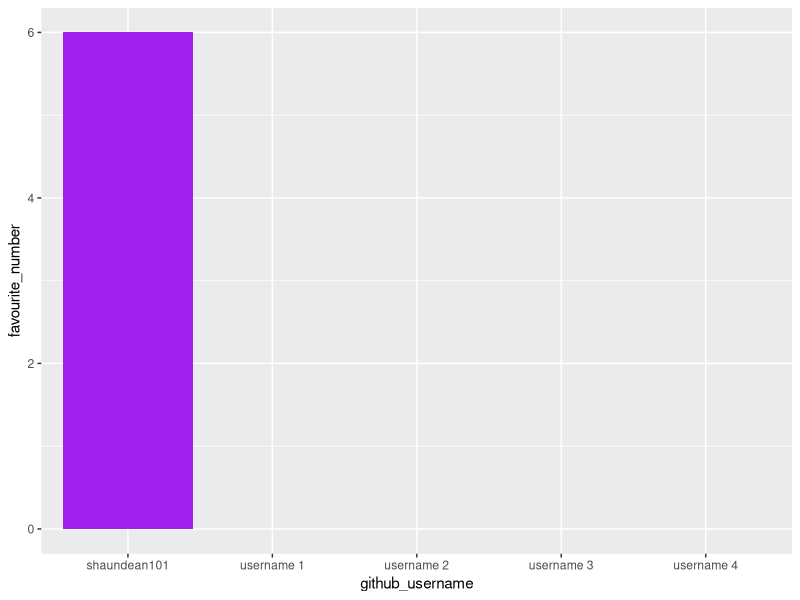
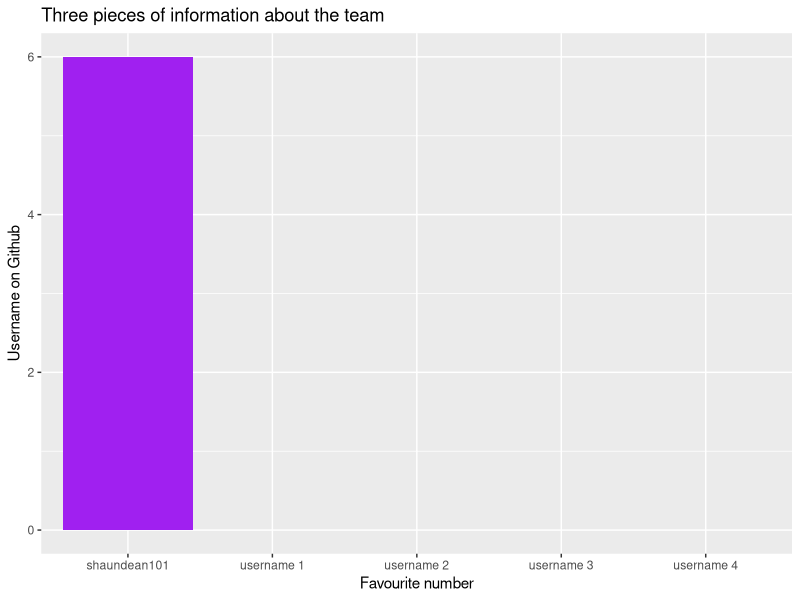
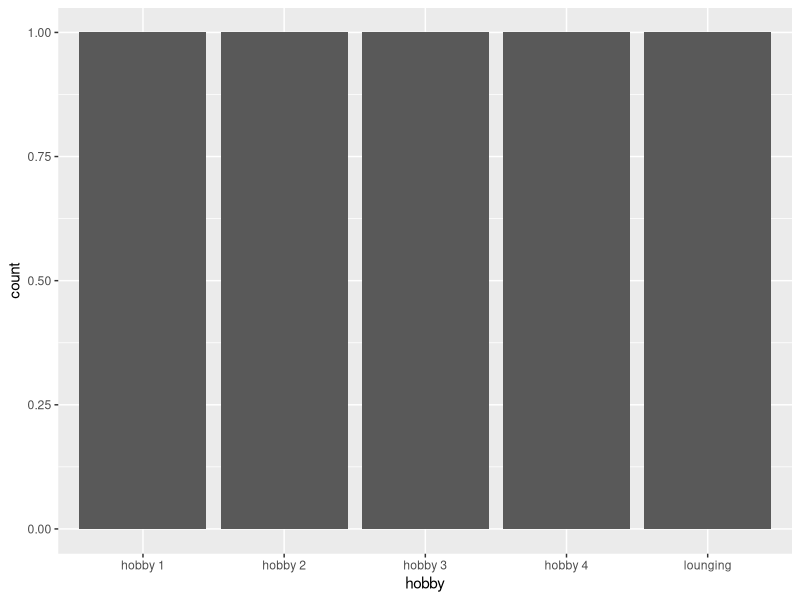

Here is the R script that generated these plots, in order:
## ---- chunk 1
library(tidyverse) 
## ---- chunk 2
team_data <- tibble(
  name = c("Shaun Gallacher", "member 1", "member 2", 
           "member 3", "member 4"),
  github_username = c("shaundean101", "username 1", "username 2", 
                      "username 3", "username 4"), 
  colour = c("purple", "colour 1", "colour 2", 
             "colour 3", "colour 4"),
  hobby = c("lounging", "hobby 1", "hobby 2", 
            "hobby 3", "hobby 4"),
  favourite_number = c(6, NA, NA, NA, NA)
  )

team_data
## ---- chunk 3
p1 <- ggplot(data = team_data, 
             mapping = aes(x = github_username, 
                           y = favourite_number,
                           fill = colour), 
             ) +
   geom_col() +
   scale_fill_identity()
p1
## ---- chunk 4
p1 + labs(x = "Favourite number", 
          y = "Username on Github",
          title = "Three pieces of information about the team")
## ---- chunk 5
p2 <- ggplot(team_data, aes(x = hobby)) +
  geom_bar()
p2
